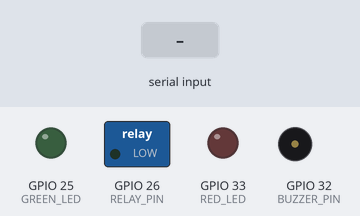
This program was run on a simulated ESP32. On the bench: switched loads named in the program (green lamp = pin HIGH), output pins drawn as LEDs (lit = HIGH), buzzer (waves = sounding, pin HIGH). Dashed ring = blinking. The test bench sets the inputs (shaded band). Storage starts empty; what the program prints to the serial monitor is not drawn.

Above: at 1.4 s.
1.5 s: "r" received over Serial
At 2.7 s:
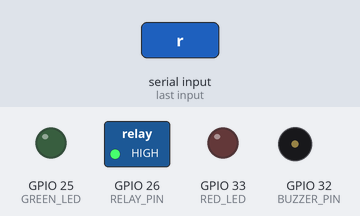
4.5 s: "a" received over Serial
At 4.69 s:
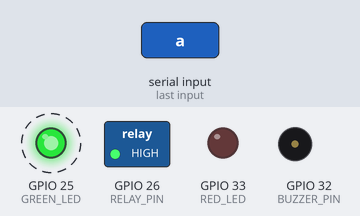
6.0 s: "x90\n" received over Serial
At 6.07 s:
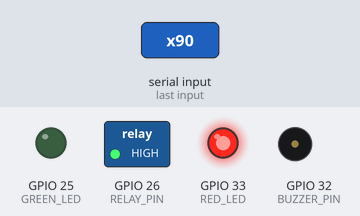
Timing chart, 0 to 16.6 s (numbered marks = the images above; inputs shaded):
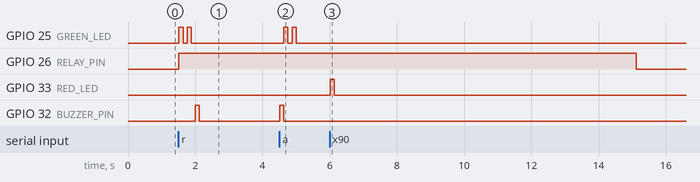

Measured:
- after the input at 1.5 s, GPIO 25 (GREEN_LED): alternates HIGH for 0.12 s and LOW for 0.12 s, 4 changes in all, then stays LOW, starting at once; GPIO 26 (RELAY_PIN): LOW → HIGH at once; GPIO 32 (BUZZER_PIN): LOW → HIGH after 0.50 s, → LOW 0.12 s later
- after the input at 4.5 s, GPIO 25 (GREEN_LED): alternates HIGH for 0.12 s and LOW for 0.12 s, 4 changes in all, then stays LOW, starting after 0.14 s; GPIO 32 (BUZZER_PIN): LOW → HIGH at once, → LOW 0.12 s later
- after the input at 6.0 s, GPIO 33 (RED_LED): LOW → HIGH at once, → LOW 0.12 s later

The program:

main.cpp
```cpp
#include <Arduino.h>
#include "Config.h"
#include "Logger.h"
#include "EventBus.h"
#include "AuthStorage.h"
#include "LockActuator.h"
#include "SolenoidLockActuator.h"
#include "RFIDAccess.h"
#include "FingerprintAccess.h"
#include "LockController.h"
#include "BuzzerLEDFeedback.h"

EventBus BUS;
SolenoidLockActuator ACTUATOR;
BuzzerLEDFeedback FEEDBACK;

AuthStore STORE;
AuthStorage STORAGE("/authorized.json");

RFIDAccess *RFIDM = nullptr;
FingerprintAccess *FPA = nullptr;
LockController *CTRL = nullptr;

static bool askIntFromSerial(int &out, unsigned long ms){ unsigned long t0=millis(); out=-1; while(millis()-t0<ms){ if(Serial.available()){ out = Serial.parseInt(); if(out>0) return true; } delay(10);} return false; }

static void adminWindow(){
  Logger::info("[ADMIN] Window opened");
  BuzzerLEDFeedback::buzz(); FEEDBACK.green(2);
  unsigned long t0 = millis();
  while(millis()-t0 < ADMIN_WINDOW_MS){
#ifdef STUB_MODE
    if(Serial.available()){
      int c = Serial.read();
      if(c=='e'){ Logger::info("Enter FP ID to enroll (1..200) within 8s"); int id; if(askIntFromSerial(id,8000)){ addFP(STORE,id); STORAGE.save(STORE); Logger::info("(STUB) Enroll OK"); FEEDBACK.green(3); BuzzerLEDFeedback::buzz(180);} }
      if(c=='d'){ Logger::info("Enter FP ID to delete within 8s"); int id; if(askIntFromSerial(id,8000)){ delFP(STORE,id); STORAGE.save(STORE); Logger::info("(STUB) Delete OK"); FEEDBACK.green(2);} }
      if(c=='c'){ String u="DE AD BE EF"; addUID(STORE,u); STORAGE.save(STORE); Logger::info("(STUB) RFID authorized: "+u); FEEDBACK.green(2);}
      if(c=='x'){ String u="DE AD BE EF"; delUID(STORE,u); STORAGE.save(STORE); Logger::info("(STUB) RFID removed: "+u); FEEDBACK.red(1);}
    }
#else
    if(digitalRead(BTN_ENROLL)==LOW){ Logger::info("Enter FP ID to enroll (1..200) within 8s"); int id; if(askIntFromSerial(id,8000)){ FPA->setEnrollId(id); Logger::info("Place finger #1"); unsigned long e0=millis(); while(millis()-e0<ENROLL_TIMEOUT_MS){ if(FPA->captureOnce(1)==FINGERPRINT_OK) break; delay(100);} Logger::info("Remove finger..."); delay(1500); Logger::info("Place SAME finger #2"); e0=millis(); while(millis()-e0<ENROLL_TIMEOUT_MS){ if(FPA->captureOnce(2)==FINGERPRINT_OK) break; delay(100);} if(FPA->createModel()==FINGERPRINT_OK && FPA->storeModel()==FINGERPRINT_OK){ addFP(STORE,id); STORAGE.save(STORE); Logger::info("Enroll OK"); FEEDBACK.green(3); BuzzerLEDFeedback::buzz(180);} else { Logger::warn("Enroll failed"); FEEDBACK.red(3);} break; } }
    if(digitalRead(BTN_DELETE)==LOW){ Logger::info("Enter FP ID to delete within 8s"); int id; if(askIntFromSerial(id,8000)){ uint8_t r = FPA->deleteModel(id); if(r==FINGERPRINT_OK){ delFP(STORE,id); STORAGE.save(STORE); Logger::info("Delete OK"); FEEDBACK.green(2);} else { Logger::warn("Delete failed"); FEEDBACK.red(3);} break; } }
    String uid; if(RFIDM->readOneUID(uid)){ Logger::info(String("Saw UID: ")+uid+" — press ENROLL to authorize, DELETE to remove (5s)"); unsigned long w=millis(); bool decided=false; while(millis()-w<5000 && !decided){ if(digitalRead(BTN_ENROLL)==LOW){ addUID(STORE,uid); STORAGE.save(STORE); Logger::info("RFID authorized"); FEEDBACK.green(2); decided=true; } if(digitalRead(BTN_DELETE)==LOW){ delUID(STORE,uid); STORAGE.save(STORE); Logger::info("RFID removed"); FEEDBACK.red(1); decided=true; } } }
#endif
  }
}

void setup(){
  Serial.begin(115200); delay(200); Logger::info("Boot: Fingerprint + RFID Smart Lock (STUB compatible)");
  pinMode(BTN_ENROLL, INPUT_PULLUP); pinMode(BTN_DELETE, INPUT_PULLUP);
  FEEDBACK.begin();
  ACTUATOR.begin(); ACTUATOR.lock();
  if(!STORAGE.begin()) Logger::error("LittleFS mount failed");
  STORAGE.load(STORE);

  static RFIDAccess rfid(&STORE); rfid.begin(); RFIDM=&rfid;
  static FingerprintAccess fp(&STORE); fp.begin();    FPA=&fp;

  std::vector<AccessMethod*> methods; methods.push_back(RFIDM); methods.push_back(FPA);
  static LockController controller(methods, &ACTUATOR, &BUS); CTRL=&controller; CTRL->begin();

  BUS.subscribe([](const Event&e){ switch(e.type){ case EventType::AccessGranted: Logger::info("Event: AccessGranted"); FEEDBACK.green(2); BuzzerLEDFeedback::buzz(); break; case EventType::AccessDenied: Logger::warn("Event: AccessDenied"); FEEDBACK.red(2); BuzzerLEDFeedback::buzz(60); break; case EventType::Locked: Logger::info("Event: Locked"); break; case EventType::Unlocked: Logger::info("Event: Unlocked"); break; case EventType::SystemFault: Logger::error("Event: SystemFault"); break; } });

  Logger::info("Controls (when board attached): 'r' RFID, 'p' FP, 'a' admin → 'e'/'d'/'c'/'x'");
}

void loop(){
  if(RFIDM->checkAdminTap()) adminWindow();
  CTRL->poll();
  CTRL->tick();
  delay(20);
}
```

AccessMethod.h
```cpp
#pragma once
class AccessMethod{ public: virtual ~AccessMethod()=default; virtual bool tryAuthenticate()=0; };
```

AuthStorage.h
```cpp
#pragma once
#include <Arduino.h>
#include <LittleFS.h>
#include <ArduinoJson.h>
#include <vector>
#include <algorithm>

// Holds the allow-lists we persist to /authorized.json
struct AuthStore {
  std::vector<String> rfid_uids; // e.g., "DE AD BE EF"
  std::vector<int>    fp_ids;    // fingerprint template IDs (1..200)
};

class AuthStorage {
  String path;

public:
  explicit AuthStorage(const String& p) : path(p) {}

  // Mount FS and ensure the file exists with a valid empty JSON object
  bool begin() {
    if (!LittleFS.begin(true)) return false;

    if (!LittleFS.exists(path)) {
      File f = LittleFS.open(path, "w");
      if (!f) return false;

      // IMPORTANT: quotes in JSON must be escaped inside a C++ string literal
      f.print("{\"rfid_uids\":[],\"fp_ids\":[]}");
      f.close();
    }
    return true;
  }

  // Load the allow-lists from JSON
  bool load(AuthStore& out) {
    File f = LittleFS.open(path, "r");
    if (!f) return false;

    JsonDocument doc;                 // ArduinoJson v7
    DeserializationError err = deserializeJson(doc, f);
    f.close();
    if (err) return false;

    out.rfid_uids.clear();
    out.fp_ids.clear();

    // Safe, const iteration with v7
    for (JsonVariantConst v : doc["rfid_uids"].as<JsonArrayConst>()) {
      const char* s = v.as<const char*>();
      if (s && *s) out.rfid_uids.push_back(String(s));
    }
    for (JsonVariantConst v : doc["fp_ids"].as<JsonArrayConst>()) {
      out.fp_ids.push_back(v.as<int>());
    }
    return true;
  }

  // Save the allow-lists to JSON
  bool save(const AuthStore& in) {
    JsonDocument doc;  // v7 dynamic document

    // Build arrays with the modern API
    JsonArray a = doc["rfid_uids"].to<JsonArray>();
    for (const auto& s : in.rfid_uids) a.add(s);

    JsonArray b = doc["fp_ids"].to<JsonArray>();
    for (int id : in.fp_ids) b.add(id);

    File f = LittleFS.open(path, "w");
    if (!f) return false;

    serializeJson(doc, f);
    f.close();
    return true;
  }
};

// -------- Small helpers for the allow-lists --------
inline bool containsUID(const AuthStore& s, const String& uid) {
  for (const auto& u : s.rfid_uids) if (u == uid) return true;
  return false;
}
inline bool containsFP(const AuthStore& s, int id) {
  for (int i : s.fp_ids) if (i == id) return true;
  return false;
}
inline void addUID(AuthStore& s, const String& uid) {
  if (!containsUID(s, uid)) s.rfid_uids.push_back(uid);
}
inline void delUID(AuthStore& s, const String& uid) {
  s.rfid_uids.erase(std::remove(s.rfid_uids.begin(), s.rfid_uids.end(), uid), s.rfid_uids.end());
}
inline void addFP(AuthStore& s, int id) {
  if (id > 0 && !containsFP(s, id)) s.fp_ids.push_back(id);
}
inline void delFP(AuthStore& s, int id) {
  s.fp_ids.erase(std::remove(s.fp_ids.begin(), s.fp_ids.end(), id), s.fp_ids.end());
}
```

BuzzerLEDFeedback.h
```cpp
#pragma once
#include "Config.h"
class BuzzerLEDFeedback{ public: void begin(){ pinMode(GREEN_LED,OUTPUT); pinMode(RED_LED,OUTPUT); pinMode(BUZZER_PIN,OUTPUT); digitalWrite(GREEN_LED,LOW); digitalWrite(RED_LED,LOW); digitalWrite(BUZZER_PIN,LOW);} static void buzz(int ms=120){ digitalWrite(BUZZER_PIN,HIGH); delay(ms); digitalWrite(BUZZER_PIN,LOW);} static void green(int n=1){ for(int i=0;i<n;i++){ digitalWrite(GREEN_LED,HIGH); delay(120); digitalWrite(GREEN_LED,LOW); delay(120);} } static void red(int n=2){ for(int i=0;i<n;i++){ digitalWrite(RED_LED,HIGH); delay(120); digitalWrite(RED_LED,LOW); delay(120);} }};
```

EventBus.h
```cpp
#pragma once
#include <Arduino.h>
#include <functional>
#include <vector>

enum class EventType{ AccessGranted, AccessDenied, Locked, Unlocked, SystemFault };
struct Event{ EventType type; String message; };
class EventBus{ using Listener=std::function<void(const Event&)>; std::vector<Listener> ls; public: void subscribe(Listener l){ ls.push_back(l);} void publish(const Event&e){ for(auto &f: ls) f(e);} };
```

FingerprintAccess.h
```cpp
#pragma once
#include "AccessMethod.h"
#include "Config.h"
#include "Logger.h"
#include "AuthStorage.h"

#ifdef STUB_MODE
class FingerprintAccess: public AccessMethod{ AuthStore* store; int enrollId=-1; public: FingerprintAccess(AuthStore* s): store(s) {} void begin(){ Logger::info("Fingerprint (STUB) ready — press 'p' to simulate auth"); } bool tryAuthenticate() override{ if(Serial.available()){ int c=Serial.read(); if(c=='p'){ Logger::info("(STUB) FP auth success"); return true; } } return false; } void setEnrollId(int id){ enrollId=id; } int getEnrollId() const { return enrollId; } uint8_t captureOnce(uint8_t){ return 0; } uint8_t createModel(){ return 0; } uint8_t storeModel(){ return 0; } uint8_t deleteModel(int){ return 0; } String listTemplates(){ return String("[]"); } };
#else
#include <HardwareSerial.h>
#include <Adafruit_Fingerprint.h>
class FingerprintAccess: public AccessMethod{ HardwareSerial* ser; Adafruit_Fingerprint finger; AuthStore* store; int enrollId=-1; public: FingerprintAccess(AuthStore* s): ser(&Serial2), finger(ser), store(s) {} void begin(){ ser->begin(FP_BAUD, SERIAL_8N1, FP_RX_PIN, FP_TX_PIN); delay(50); finger.begin(FP_BAUD); if(finger.verifyPassword()) Logger::info("Fingerprint sensor OK"); else Logger::error("Fingerprint sensor NOT found"); } bool tryAuthenticate() override{ if(finger.getImage()!=FINGERPRINT_OK) return false; if(finger.image2Tz()!=FINGERPRINT_OK) return false; if(finger.fingerSearch()!=FINGERPRINT_OK) return false; int id=finger.fingerID; bool ok=containsFP(*store,id); if(ok) Logger::info(String("FP authorized: ID=")+id); return ok; } void setEnrollId(int id){ enrollId=id; } int getEnrollId() const { return enrollId; } uint8_t captureOnce(uint8_t slot){ int p=finger.getImage(); if(p!=FINGERPRINT_OK) return p; return finger.image2Tz(slot); } uint8_t createModel(){ return finger.createModel(); } uint8_t storeModel(){ if(enrollId<=0) return FINGERPRINT_PACKETRECIEVEERR; return finger.storeModel(enrollId); } uint8_t deleteModel(int id){ return finger.deleteModel(id); } String listTemplates(){ String s="["; bool first=true; for(int id=1; id<=200; ++id){ if(finger.loadModel(id)==FINGERPRINT_OK){ if(!first) s+=","; s+=String(id); first=false; }} s+="]"; return s; } };
#endif
```

LockActuator.h
```cpp
#pragma once
#include <Arduino.h>
class LockActuator{ public: virtual ~LockActuator()=default; virtual void begin()=0; virtual void lock()=0; virtual void unlock()=0; virtual bool isLocked() const =0; };
```

LockController.h
```cpp
#pragma once
#include <vector>
#include "AccessMethod.h"
#include "LockActuator.h"
#include "EventBus.h"
#include "Logger.h"
#include "Config.h"

class LockController{
  std::vector<AccessMethod*> methods; LockActuator* actuator; EventBus* bus; unsigned long lastUnlockMs=0;
public:
  LockController(std::vector<AccessMethod*> m, LockActuator* a, EventBus* b): methods(std::move(m)), actuator(a), bus(b) {}
  void begin(){ actuator->begin(); actuator->lock(); }
  void poll(){ for(auto*m: methods){ if(m && m->tryAuthenticate()){ actuator->unlock(); lastUnlockMs=millis(); if(bus) bus->publish({EventType::AccessGranted, "Auth success"}); return; }} }
  void tick(){ if(!actuator->isLocked() && AUTO_LOCK_MS>0 && (millis()-lastUnlockMs>=AUTO_LOCK_MS)){ actuator->lock(); if(bus) bus->publish({EventType::Locked, "Auto-lock"}); }}
  void forceLock(){ actuator->lock(); if(bus) bus->publish({EventType::Locked, "Forced"}); }
  void forceUnlock(){ actuator->unlock(); lastUnlockMs=millis(); if(bus) bus->publish({EventType::Unlocked, "Forced"}); }
  bool isLocked() const { return actuator->isLocked(); }
};
```

Logger.h
```cpp
#pragma once
#include <Arduino.h>
struct Logger{ static void info(const String&s){ Serial.println("[INFO] "+s);} static void warn(const String&s){ Serial.println("[WARN] "+s);} static void error(const String&s){ Serial.println("[ERROR] "+s);} };
```

RFIDAccess.h
```cpp
#pragma once
#include "AccessMethod.h"
#include "Config.h"
#include "Logger.h"
#include "AuthStorage.h"

#ifdef STUB_MODE
class RFIDAccess: public AccessMethod{
  AuthStore* store; String lastUid;
public:
  RFIDAccess(AuthStore* s): store(s) {}
  void begin(){ Logger::info("RFID (STUB) ready — press 'r' to simulate auth, 'a' for admin"); }
  String getLastUid() const { return lastUid; }
  bool tryAuthenticate() override{ if(Serial.available()){ int c=Serial.read(); if(c=='r'){ lastUid = "STUB UID"; Logger::info("(STUB) RFID auth success"); return true; } } return false; }
  bool checkAdminTap(){ if(Serial.available()){ int c=Serial.peek(); if(c=='a'){ Serial.read(); Logger::info("(STUB) Admin tap"); return true; } } return false; }
  bool readOneUID(String &uidOut){ if(Serial.available()){ int c=Serial.read(); if(c=='c'){ uidOut = "DE AD BE EF"; return true; } if(c=='x'){ uidOut = "DE AD BE EF"; return true; } } return false; }
};
#else
#include <SPI.h>
#include <MFRC522.h>
class RFIDAccess: public AccessMethod{
  MFRC522 mfrc; AuthStore* store; String lastUid;
public:
  RFIDAccess(AuthStore* s): mfrc(MFRC522(MFRC522_SS_PIN, MFRC522_RST_PIN)), store(s) {}
  void begin(){ SPI.begin(); mfrc.PCD_Init(); Logger::info("RC522 ready"); }
  String getLastUid() const { return lastUid; }
  static String uidToString(MFRC522::Uid* uid){ String out=""; for(byte i=0;i<uid->size;i++){ if(uid->uidByte[i]<0x10) out+="0"; out+=String(uid->uidByte[i],HEX); if(i+1<uid->size) out+=" "; } out.toUpperCase(); return out; }
  bool tryAuthenticate() override{ if(!mfrc.PICC_IsNewCardPresent() || !mfrc.PICC_ReadCardSerial()) return false; lastUid = uidToString(&mfrc.uid); bool ok = containsUID(*store, lastUid); mfrc.PICC_HaltA(); mfrc.PCD_StopCrypto1(); if(ok) Logger::info(String("RFID authorized: ")+lastUid); return ok; }
  bool checkAdminTap(){ if(!mfrc.PICC_IsNewCardPresent() || !mfrc.PICC_ReadCardSerial()) return false; String uid=uidToString(&mfrc.uid); mfrc.PICC_HaltA(); mfrc.PCD_StopCrypto1(); if(uid==ADMIN_UID){ Logger::info("Admin card detected"); return true;} return false; }
  bool readOneUID(String &uidOut){ if(!mfrc.PICC_IsNewCardPresent() || !mfrc.PICC_ReadCardSerial()) return false; uidOut=uidToString(&mfrc.uid); mfrc.PICC_HaltA(); mfrc.PCD_StopCrypto1(); return true; }
};
#endif
```

SolenoidLockActuator.h
```cpp
#pragma once
#include "LockActuator.h"
#include "Config.h"
class SolenoidLockActuator: public LockActuator{
  bool locked=true;
public:
  void begin() override { pinMode(RELAY_PIN,OUTPUT); digitalWrite(RELAY_PIN,LOW); }
  void lock()  override { digitalWrite(RELAY_PIN,LOW);  locked=true; }
  void unlock()override { digitalWrite(RELAY_PIN,HIGH); locked=false; }
  bool isLocked() const override { return locked; }
};
```

Config.h
```cpp
#pragma once
#include <Arduino.h>

// ===== Admin Card UID (uppercase hex with spaces) =====
static String ADMIN_UID = "DE AD BE EF"; // For real hardware; in STUB_MODE we simulate

// ===== Pins for real hardware =====
// RC522 (SPI)
static const uint8_t MFRC522_SS_PIN  = 5;   // SDA/SS
static const uint8_t MFRC522_RST_PIN = 27;  // RST
// SPI defaults: SCK=18, MISO=19, MOSI=23

// Fingerprint sensor (Serial2)
static const int FP_RX_PIN = 16;  // ESP32 RX2 (to sensor TX)
static const int FP_TX_PIN = 17;  // ESP32 TX2 (to sensor RX)
static const uint32_t FP_BAUD   = 57600;

// Actuator (relay/solenoid)
static const uint8_t RELAY_PIN = 26; // active HIGH

// Feedback pins (optional)
static const uint8_t GREEN_LED = 25;
static const uint8_t RED_LED   = 33;
static const uint8_t BUZZER_PIN= 32;

// Buttons (active LOW with INPUT_PULLUP)
static const uint8_t BTN_ENROLL = 14;
static const uint8_t BTN_DELETE = 12;

// Behavior
static const uint32_t AUTO_LOCK_MS     = 5000;  // re-lock after 5 s
static const uint32_t ADMIN_WINDOW_MS  = 10000; // 10 s
static const uint32_t ENROLL_TIMEOUT_MS= 20000; // 20 s per capture (real hw)
```
